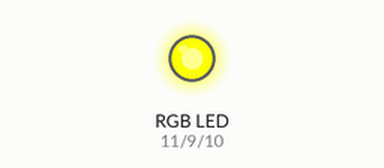
Bench run of a sketch on a simulated Arduino Uno, built with avr-gcc and run on an emulated ATmega328P. Shown: an RGB LED mixed from three pins (HIGH = lit). Dim RGB values are drawn brighter than linear; what the sketch prints to the serial monitor is not drawn.

Above: at 0.05 s.
At 1.2 s:
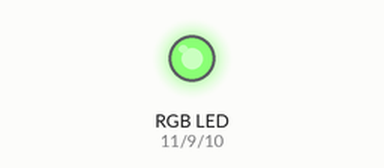
At 2.35 s:
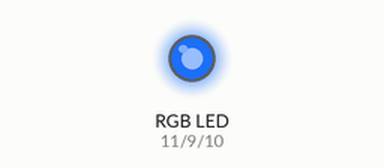
At 3.5 s:
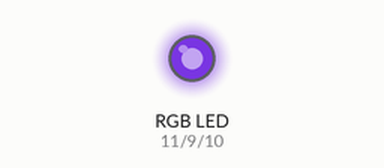
At 4.65 s:
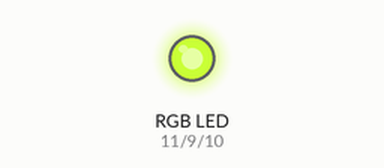
Timing chart, 0 to 6.7 s (numbered marks = the images above):
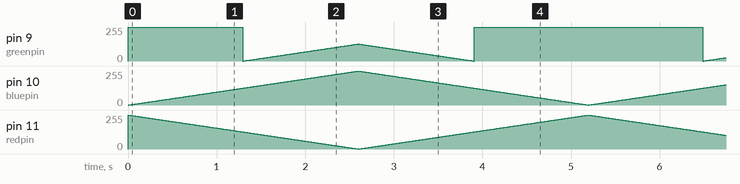

The sketch:

SFKneo-02_RgbLed.ino
```cpp
int redpin = 11;
int bluepin = 10;
int greenpin = 9 ;
int val;

void setup () {
  pinMode (redpin, OUTPUT);
  pinMode (bluepin, OUTPUT);
  pinMode (greenpin, OUTPUT);
  Serial.begin (115200);
}

void loop (){
  for (val = 255; val> 0; val --)  {
    analogWrite (11, val);
    analogWrite (10, 255-val);
    analogWrite (9, 128-val);
    delay (10);
    Serial.println (val, DEC);
  }

  for (val = 0; val <255; val ++)  {
    analogWrite (11, val);
    analogWrite (10, 255-val);
    analogWrite (9, 128-val);
    delay (10);
    Serial.println (val, DEC);
  }
}
```
